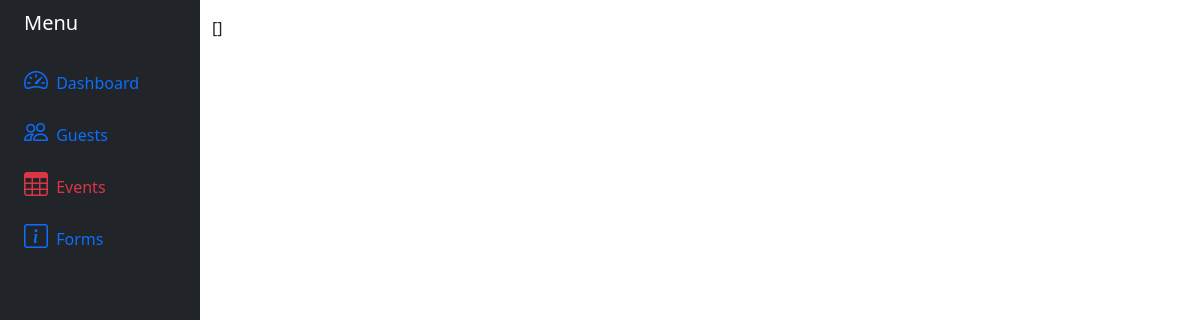
/events/, run on an earlier commit of the app's database.
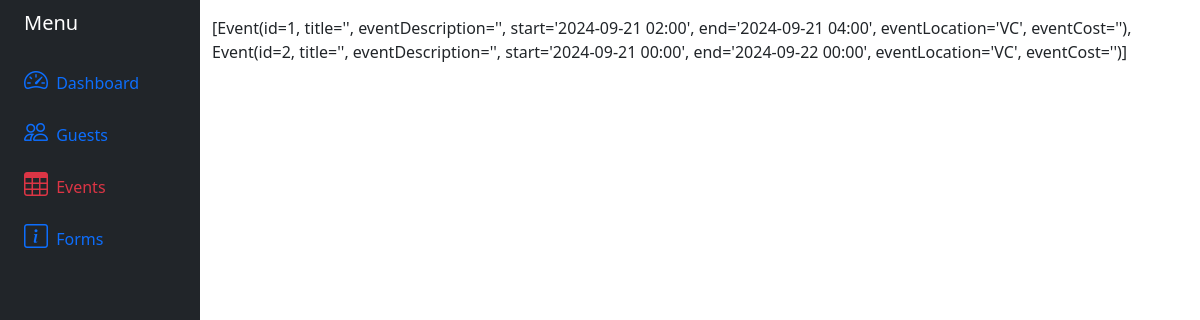
And on a later commit of the database.
### app/models.py (models this page shows)
@dataclass
class Event(db.Model):
    id:int = db.Column(db.Integer, primary_key=True)
    title:str = db.Column(db.String(100))
    eventDescription:str = db.Column(db.String(200))
    start:int = db.Column(db.Integer, default=int(datetime.datetime.timestamp(datetime.datetime.now())))
    end:int = db.Column(db.Integer, default=int(datetime.datetime.timestamp(datetime.datetime.now())))
    eventLocation:str = db.Column(db.String(100))
    eventCost:int = db.Column(db.Integer, default=0)

### app/routes.py (the view, shortened to what this page needs)
@app.route("/events/", methods=['GET', 'POST'])
def events():
    return render_template('events.html', events=Event.query.all())

### app/templates/events.html (shortened to what this page needs)
<!doctype html>
<html lang="en">
<head>
    <link href="https://cdn.jsdelivr.net/npm/bootstrap@5.3.3/dist/css/bootstrap.min.css" rel="stylesheet"
>
    <link rel="stylesheet" href="https://cdn.jsdelivr.net/npm/bootstrap-icons@1.11.3/font/bootstrap-icons.min.css">
    <link rel="stylesheet" href="https://cdn.jsdelivr.net/npm/@event-calendar/build@3.4.0/event-calendar.min.css">
</head>
<body>
    <div class="container-fluid">
        <div class="row flex-nowrap">
            <div class="col-auto col-md-3 col-xl-2 px-sm-2 px-0 bg-dark">
                <div class="d-flex flex-column align-items-center align-items-sm-start px-3 pt-2 text-white min-vh-100">
                    <a href="/"
                        class="d-flex align-items-center pb-3 mb-md-0 me-md-auto text-white text-decoration-none">
                        <span class="fs-5 d-none d-sm-inline">Menu</span>
                    </a>
                    <ul class="nav nav-pills flex-column mb-sm-auto mb-0 align-items-center align-items-sm-start"
                        id="menu">
                        <li class="nav-item">
                            <a href="/" class="nav-link align-middle px-0">
                                <i class="fs-4 bi-speedometer2"></i> <span
                                    class="ms-1 d-none d-sm-inline">Dashboard</span>
                            </a>
                        </li>
                        <li>
                            <a href="/guests" class="nav-link px-0 align-middle">
                                <i class="fs-4 bi-people"></i> <span class="ms-1 d-none d-sm-inline">Guests</span>
                            </a>
                        </li>
                        <li>
                            <a href="/events" class="nav-link px-0 align-middle text-danger">
                                <i class="fs-4 bi-table "></i> <span class="ms-1 d-none d-sm-inline">Events</span></a>
                        </li>
                        <li>
                            <a href="/forms" class="nav-link px-0 align-middle">
                                <i class="fs-4 bi bi-info-square"></i> <span
                                    class="ms-1 d-none d-sm-inline">Forms</span></a>
                        </li>
                    </ul>
                </div>
            </div>
            <div class="col py-3">
                {{events}}
            </div>
        </div>
    </div>
</body>
</html>

What changed in the data, as far as the page shows it:
added Event: id+title+eventDescription "[Event(id=1, title='', eventDescription='', start='2024-09-21 02:00', end='2024-09-21 04:00', eventLocation='VC', eventCost=''), Event(id=2, title='', eventDescription='', start='2024-09-21 00:00', end='2024-09-22 00:00', eventLocation='VC', eventCost='')]"
Also different on the page:
{{ events }}: "[]" → (not shown)
